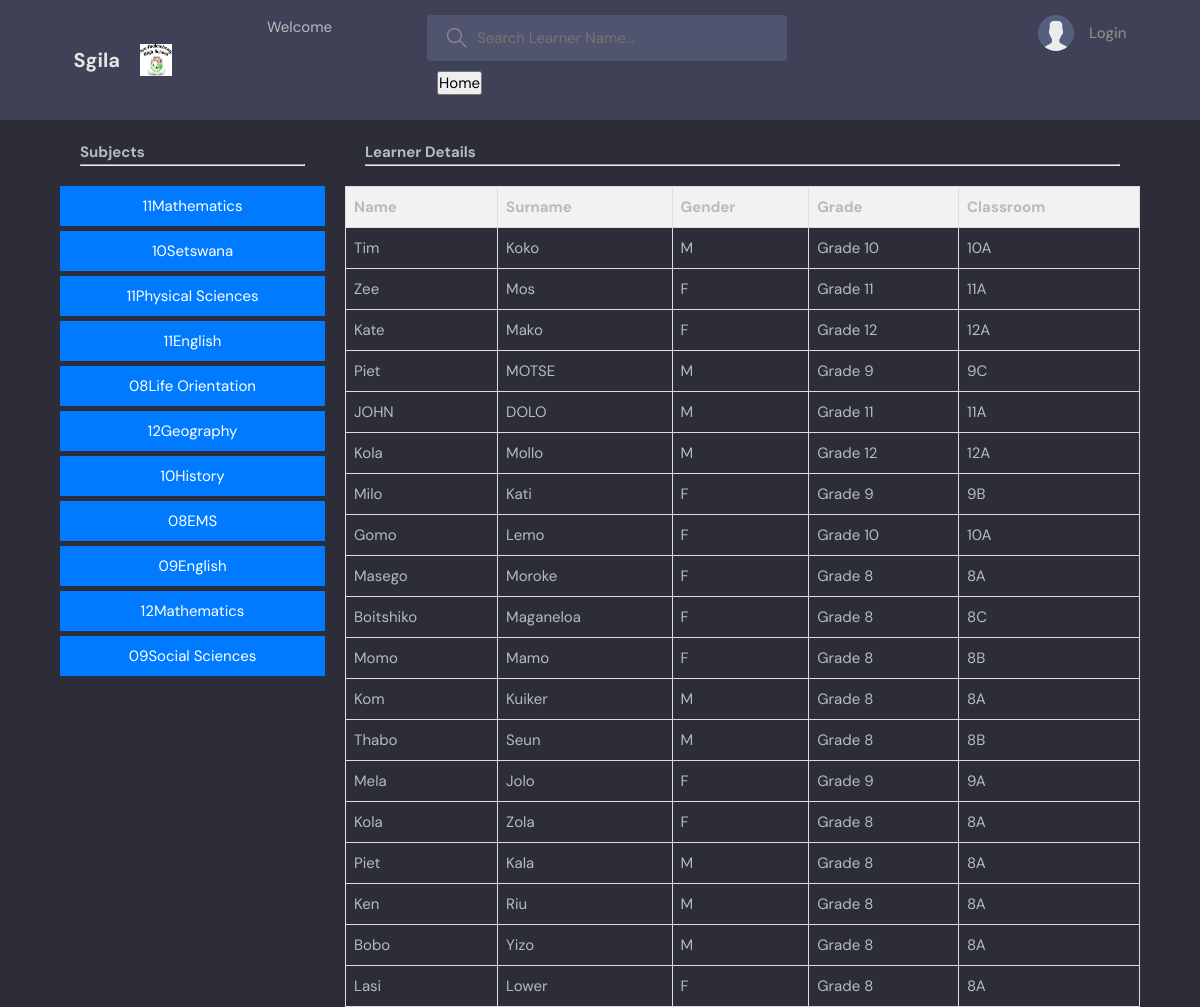
Page /learners-name/ on the committed database.
### base/models.py (models this page shows, shortened)
class Subject(models.Model):
    name = models.CharField(max_length=100)
    gradeName = models.ForeignKey('Grade', on_delete=models.SET_NULL, null=True)
    department = models.ForeignKey('Department', on_delete=models.SET_NULL, null=True)

class Learner(models.Model):
    GENDER_CHOICES = (
        ('M', 'Male'),
        ('F', 'Female'),
    )
    name = models.CharField(max_length=100)
    surname = models.CharField(max_length=100)
    gender = models.CharField(max_length=1, choices=GENDER_CHOICES, null=True)
    gradeName = models.ForeignKey('Grade', on_delete=models.SET_NULL, null=True)
    classroomName = models.ForeignKey('Classroom', on_delete=models.SET_NULL, null=True)
    subjects = models.ManyToManyField('Subject')  # Many-to-many relationship with Subject
    parent = models.ForeignKey(User,on_delete=models.SET_NULL, null=True)

class Grade(models.Model):
    name = models.CharField(max_length=100, null=True)
    def __str__(self):
        return self.name

class Classroom(models.Model):
    name = models.CharField(max_length=100, null=True)
    grade = models.ForeignKey('Grade', on_delete=models.CASCADE, null=True)
    teacher = models.ForeignKey(User, on_delete=models.CASCADE, null=True)
    subjects = models.ManyToManyField(Subject)
    def __str__(self):
        return self.name

### base/views.py (the view)
# urls.py: path('learners-name/', views.all_learners, name="learners-name"),
def all_learners(request):
    all_learners = Learner.objects.all()
    subjects = Subject.objects.all()
    context = {'subjects':subjects, 'all_learners': all_learners}
    return render(request, 'base/all_learners.html', context)

### base/templates/base/all_learners.html (shortened to what this page needs)
{% extends 'main.html' %}
{% block content %}
<div class="container">
    <div>
        <div style="padding: 20px;">
        <h2>Subjects</h2>
        <hr>
        </div>
        <div>
            {% for subject in subjects %}
                <a href="{% url 'subject-name' subject.id %}" class="subject-button">{{ subject.name }}</a>
            {% endfor %}
        </div>
    </div>
    <div>
        <div style="padding: 20px;">
            <h2>Learner Details</h2>
            <hr>
            </div>
        <table>
            <thead>
                <tr>
                    <th>Name</th>
                    <th>Surname</th>
                    <th>Gender</th>
                    <th>Grade</th>
                    <th>Classroom</th>
                </tr>
            </thead>
            <tbody>
                {% for learner in all_learners %}
                    <tr>
                        <td>{{ learner.name }}</td>
                        <td>{{ learner.surname }}</td>
                        <td>{{ learner.gender }}</td>
                        <td>{{ learner.gradeName }}</td>
                        <td>{{ learner.classroomName }}</td>
                    </tr>
                {% endfor %}
            </tbody>
        </table>
    </div>
</div>
{% endblock %}

### templates/main.html (shortened to what this page needs)
<!DOCTYPE html>
{% load static %}
<html lang="en">
<head>
    <link rel="stylesheet" href="{% static 'styles/style.css' %}">
</head>
<body>
{% include 'navbar.html' %}
{% block content %}
{% endblock %}
</body>
</html>

### templates/navbar.html (shortened to what this page needs)
{%load static%}
<header class="header header--loggedIn">
  <div class="container">
      <a href="{% url 'home'%}" class="header__logo">
        <h1>Sgila</h1>
          <img src="{% static 'images/logo.jpeg' %}" />
      </a>
      <small>Welcome {{user.username}}</small>
      <form class="header__search" method="GET" action="{% url 'home' %}">
          <label>
              <input name="q" placeholder="Search Learner Name..." />
          </label>
             <div style="padding: 10px" class="navigation-strip" >
        <button onclick="window.location.href='{% url 'home' %}'" >Home</button>
    </div>
      </form>
      <nav class="header__menu">
          {% if request.user.is_authenticated %}
          <div class="header__user">
                        <img src="{% static 'images/avatar.svg' %}" >
                </a>
                  <p>{{request.user.username}} <span>@{{request.user.username}}</span></p>
              </a>
              {% comment %} <button class="dropdown-button">
                  <svg version="1.1" xmlns="http://www.w3.org/2000/svg" width="32" height="32" viewBox="0 0 32 32">
                      <title>chevron-down</title>
                      <path d="M16 21l-13-13h-3l16 16 16-16h-3l-13 13z"></path>
                  </svg>
              </button> {% endcomment %}
            <div >
            <a href="{% url 'logout' %}" class="blue-button">Logout</a>
            </div>
          </div>
          {% else %}
          <a href="{% url 'login'  %}">
            <img src="{% static 'images/avatar.svg' %}" >
              <p>Login</p>
          </a>
          {% endif %}
      </nav>
  </div>
</header>

### static/styles/style.css (style rules this page uses)
:root { --color-main: #71c6dd; --color-main-light: #e1f6fb; --color-dark: #3f4156; --color-dark-medium: #51546e; --color-dark-light: #696d97; --color-light: #e5e5e5; --color-gray: #8b8b8b; --color-light-gray: #b2bdbd; --color-bg: #2d2d39; --color-success: #5dd693; --color-error: #fc4b0b; }
* { font-family: "DM Sans", -apple-system, BlinkMacSystemFont, "Segoe UI", Roboto, Oxygen, Ubuntu, Cantarell, "Open Sans", "Helvetica Neue", sans-serif; margin: 0; padding: 0; box-sizing: border-box; text-rendering: optimizeLegibility; font-size: inherit; }
html { font-size: 56.25%; }
@media only screen and (min-width: 1200px) { html { font-size: 62.5%; } }
body { line-height: 1.6; font-weight: 400; font-size: 1.5rem; color: var(--color-light-gray); background-color: var(--color-bg); min-height: 100vh; }
img { width: 100%; }
a { display: inline-block; color: var(--color-main); text-decoration: none; }
.container { max-width: 120rem; width: 90%; margin: auto; }
.header { padding: 1.5rem; background-color: var(--color-dark); }
.header > .container { display: flex; gap: 9.5rem; }
.header__logo, .header__user { display: flex; gap: 2rem; align-items: center; }
.header__logo > img { height: 3.2rem; width: 3.2rem; }
.header__logo > h1 { font-weight: 700; font-size: 2rem; color: var(--color-light); }
.header__search > label { background-color: var(--color-dark-medium); padding: 1.3rem 1rem; display: flex; align-items: center; gap: 1rem; border-radius: 4px; }
.header__search svg { fill: var(--color-gray); width: 2rem; height: 2rem; margin-left: 1rem; }
.header__search input { width: 30rem; background: transparent; border: none; outline: none; color: var(--color-light); }
.header__menu { margin-left: auto; position: relative; }
.header__menu a { display: flex; gap: 1.5rem; align-items: center; font-weight: 500; text-decoration: none; color: var(--color-gray); }
.header__menu img { height: 3.6rem; }
.header__menu p { line-height: 1.2; }

### base/templates/base/all_learners.html (style rules this page uses)
.container { display: grid; grid-template-columns: 1fr 3fr; grid-column-gap: 20px; }
.subject-button { display: block; margin-bottom: 5px; padding: 8px; background-color: #007bff; color: #fff; border: none; cursor: pointer; text-align: center; text-decoration: none; }
table { width: 100%; border-collapse: collapse; }
th, td { border: 1px solid #dddddd; padding: 8px; text-align: left; }
th { background-color: #f2f2f2; }

### rows in the picture
Subject: name "11Mathematics"
Subject: name "10Setswana"
Subject: name "11Physical Sciences"
Subject: name "11English"
Subject: name "08Life Orientation"
Subject: name "12Geography"
Subject: name "10History"
Subject: name "08EMS"
Subject: name "09English"
Subject: name "12Mathematics"
Subject: name "09Social Sciences"
Learner: name "Tim", surname "Koko", gender "M", gradeName "Grade 10", classroomName "10A"
Learner: name "Zee", surname "Mos", gender "F", gradeName "Grade 11", classroomName "11A"
Learner: name "Kate", surname "Mako", gender "F", gradeName "Grade 12", classroomName "12A"
Learner: name "Piet", surname "MOTSE", gender "M", gradeName "Grade 9", classroomName "9C"
Learner: name "JOHN", surname "DOLO", gender "M", gradeName "Grade 11", classroomName "11A"
Learner: name "Kola", surname "Mollo", gender "M", gradeName "Grade 12", classroomName "12A"
Learner: name "Milo", surname "Kati", gender "F", gradeName "Grade 9", classroomName "9B"
Learner: name "Gomo", surname "Lemo", gender "F", gradeName "Grade 10", classroomName "10A"
Learner: name "Masego", surname "Moroke", gender "F", gradeName "Grade 8", classroomName "8A"
Learner: name "Boitshiko", surname "Maganeloa", gender "F", gradeName "Grade 8", classroomName "8C"
Learner: name "Momo", surname "Mamo", gender "F", gradeName "Grade 8", classroomName "8B"
Learner: name "Kom", surname "Kuiker", gender "M", gradeName "Grade 8", classroomName "8A"
Learner: name "Thabo", surname "Seun", gender "M", gradeName "Grade 8", classroomName "8B"
Learner: name "Mela", surname "Jolo", gender "F", gradeName "Grade 9", classroomName "9A"
Learner: name "Kola", surname "Zola", gender "F", gradeName "Grade 8", classroomName "8A"
Learner: name "Piet", surname "Kala", gender "M", gradeName "Grade 8", classroomName "8A"
Learner: name "Ken", surname "Riu", gender "M", gradeName "Grade 8", classroomName "8A"
Learner: name "Bobo", surname "Yizo", gender "M", gradeName "Grade 8", classroomName "8A"
Learner: name "Lasi", surname "Lower", gender "F", gradeName "Grade 8", classroomName "8A"
